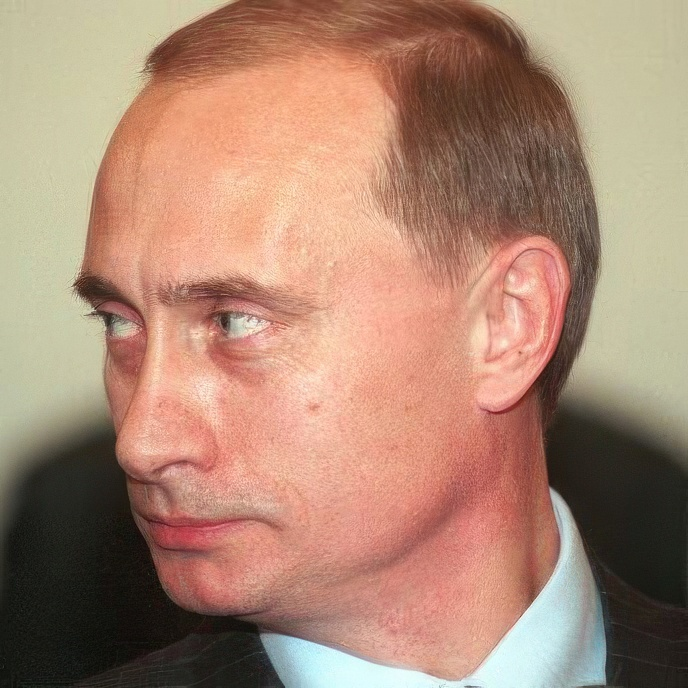
#> input picture data/storage/main/1999_01_11/1999_01_11.jpg, 688 x 688 px
$ python -i utils.py   (imports and definitions only)   (older library calls are emulated)
#> lines starting #> are read from the running program, lines starting #| are printed output that depends on the picture
from __future__ import annotations

import json
import math
import os
import pickle
import re
from collections import defaultdict
from dataclasses import asdict, is_dataclass
from datetime import date, datetime
from hashlib import md5
from pathlib import Path
from typing import Any, Iterable

import cv2
import numpy as np
from PIL import Image, ImageDraw, ImageFilter

from .schemas import PipelineDataset, PoseBucket

SUBJECT_BIRTHDATE = date(1952, 10, 7)
IMAGE_SUFFIXES = {".jpg", ".jpeg", ".png", ".webp", ".bmp", ".tif", ".tiff"}
_FACE_CASCADE = None


# [71 lines left out: functions ensure_dir, load_json, save_json, save_pickle, load_pickle, save_text and 3 more, not called in this run]


def stable_photo_id(path: str | Path) -> str:
    return Path(path).stem


# [60 lines left out: functions parse_date_from_name, subject_age_years_at, detect_face_bbox, fallback_face_bbox, clamp_bbox, expand_bbox, not called in this run]


def crop_image(image_rgb: np.ndarray, bbox: tuple[int, int, int, int]) -> np.ndarray:
    x, y, w, h = bbox
    return image_rgb[y : y + h, x : x + w]


# [13 lines left out: function create_face_mask_rgba, not called in this run]


def image_quality_metrics(image_bgr: np.ndarray, bbox: tuple[int, int, int, int] | None = None) -> dict[str, Any]:
    if bbox is not None:
        x, y, w, h = bbox
        face = image_bgr[y : y + h, x : x + w]
    else:
        face = image_bgr
    gray = cv2.cvtColor(face, cv2.COLOR_BGR2GRAY)
    blur_value = float(cv2.Laplacian(gray, cv2.CV_64F).var())
    median = cv2.medianBlur(gray, 3)
    noise_level = float(np.mean(np.abs(gray.astype(np.float32) - median.astype(np.float32))))
    blockiness = _jpeg_blockiness(gray)
    sharpness = float(np.clip(blur_value / max(_sharpness_denominator(min(gray.shape[:2])), 1e-6), 0.0, 1.0))
    overall_quality = float(np.clip((sharpness * 0.7) + ((1.0 - noise_level / 35.0) * 0.3), 0.0, 1.0))
    is_motion_blurred = bool(_motion_blur_detected(gray))
    is_jpeg_blocky = bool(blockiness > 1.3)
    is_over_smoothed = bool(sharpness > 0.88 and noise_level < 6.5 and not is_motion_blurred)
    return {
        "blur_value": blur_value,
        "noise_level": noise_level,
        "jpeg_blockiness": blockiness,
        "sharpness_score": sharpness,
        "overall_quality": overall_quality,
        "is_motion_blurred": is_motion_blurred,
        "is_jpeg_blocky": is_jpeg_blocky,
        "is_over_smoothed": is_over_smoothed,
    }


# [17 lines that did not run here, left out]


# [31 lines that did not run here, left out]


def build_placeholder_reconstruction(
    image_shape: tuple[int, int, int],
    bbox: tuple[int, int, int, int],
    yaw: float,
    pitch: float,
    roll: float,
) -> dict[str, Any]:
    x, y, w, h = bbox
    gx, gy = 12, 14
    vertices: list[list[float]] = []
    for iy in range(gy):
        fy = (iy / max(gy - 1, 1)) * 2.0 - 1.0
        for ix in range(gx):
            fx = (ix / max(gx - 1, 1)) * 2.0 - 1.0
            depth = 1.0 - 0.42 * (fx * fx + fy * fy)
            depth += 0.05 * math.tanh(yaw / 60.0) * fx
            depth -= 0.04 * math.tanh(pitch / 40.0) * fy
            depth += 0.02 * math.sin(math.radians(roll))
            vertices.append(
                [
                    float(x + ((fx + 1.0) / 2.0) * w),
                    float(y + ((fy + 1.0) / 2.0) * h),
                    float(depth * max(w, h) * 0.12),
                ]
            )

    faces: list[list[int]] = []
    for iy in range(gy - 1):
        for ix in range(gx - 1):
            i0 = iy * gx + ix
            i1 = i0 + 1
            i2 = i0 + gx
            i3 = i2 + 1
            faces.append([i0, i2, i1])
            faces.append([i1, i2, i3])

    vertices_np = np.asarray(vertices, dtype=np.float32)
    face_centroid = vertices_np.mean(axis=0)
    normals = vertices_np - face_centroid
    norm = np.linalg.norm(normals, axis=1, keepdims=True)
    normals = normals / np.clip(norm, 1e-6, None)

    landmarks = {
        "left_eye": [float(x + 0.33 * w), float(y + 0.38 * h)],
        "right_eye": [float(x + 0.67 * w), float(y + 0.38 * h)],
        "nose": [float(x + 0.50 * w), float(y + 0.55 * h)],
        "mouth_left": [float(x + 0.38 * w), float(y + 0.74 * h)],
        "mouth_right": [float(x + 0.62 * w), float(y + 0.74 * h)],
        "chin": [float(x + 0.50 * w), float(y + 0.92 * h)],
        "forehead": [float(x + 0.50 * w), float(y + 0.12 * h)],
        "cheek_left": [float(x + 0.24 * w), float(y + 0.58 * h)],
        "cheek_right": [float(x + 0.76 * w), float(y + 0.58 * h)],
    }

    return {
        "space": "placeholder_canon",
        "image_shape": list(image_shape[:2]),
        "bbox": list(map(int, bbox)),
        "vertices": vertices_np.tolist(),
        "faces": faces,
        "normals": normals.tolist(),
        "landmarks": landmarks,
        "pose": {"yaw": float(yaw), "pitch": float(pitch), "roll": float(roll)},
        "mesh_quality": {
            "vertex_count": int(vertices_np.shape[0]),
            "face_count": int(len(faces)),
        },
    }


def _json_ready(data: Any) -> Any:
    if isinstance(data, dict):
        return {str(k): _json_ready(v) for k, v in data.items()}
    if isinstance(data, list):
        return [_json_ready(v) for v in data]
    if isinstance(data, tuple):
        return [_json_ready(v) for v in data]
    if isinstance(data, np.ndarray):
        return data.tolist()
    if isinstance(data, (np.float32, np.float64)):
        return float(data)
    if isinstance(data, (np.int32, np.int64, np.integer)):
        return int(data)
    if is_dataclass(data):
        return _json_ready(asdict(data))
    if hasattr(data, "model_dump"):
        return _json_ready(data.model_dump())
    if isinstance(data, (datetime, date)):
        return data.isoformat()
    return data


def _sharpness_denominator(min_face_dim: int) -> float:
    dim = max(int(min_face_dim), 64)
    return 400.0 * float(np.clip(dim / 224.0, 0.35, 2.5))


def _motion_blur_detected(gray: np.ndarray) -> bool:
    sobel_x = cv2.Sobel(gray, cv2.CV_64F, 1, 0, ksize=3)
    sobel_y = cv2.Sobel(gray, cv2.CV_64F, 0, 1, ksize=3)
    var_x = max(float(np.var(sobel_x)), 1e-5)
    var_y = max(float(np.var(sobel_y)), 1e-5)
    ratio = max(var_x / var_y, var_y / var_x)
    return ratio > 3.0 and min(var_x, var_y) < 100.0


def _jpeg_blockiness(gray: np.ndarray) -> float:
    if gray.shape[1] <= 16 or gray.shape[0] <= 16:
        return 1.0
    boundary = gray[:, 7::8]
    inside = gray[:, 3::8]
    if boundary.size == 0 or inside.size == 0:
        return 1.0
    min_w = min(boundary.shape[1], inside.shape[1])
    boundary = boundary[:, :min_w]
    inside = inside[:, :min_w]
    return float(np.mean(np.abs(boundary.astype(np.float32) - inside.astype(np.float32)))) / 10.0 + 1.0


# [13 lines left out: functions md5_file, save_face_mask_png, not called in this run]


def load_rgba_png(path: str | Path) -> np.ndarray:
    return np.asarray(Image.open(path).convert("RGBA"))


# [7 lines that did not run here, left out]

>>> import cv2
>>> picture = cv2.imread('../../data/storage/main/1999_01_11/1999_01_11.jpg')
#> picture is the input picture: shape (688, 688, 3); mean B, G, R 115, 135.2, 171.3
>>> result = image_quality_metrics(picture)
#> in image_quality_metrics, `gray = cv2.cvtColor(face, cv2.COLOR_BGR2GRAY)`:
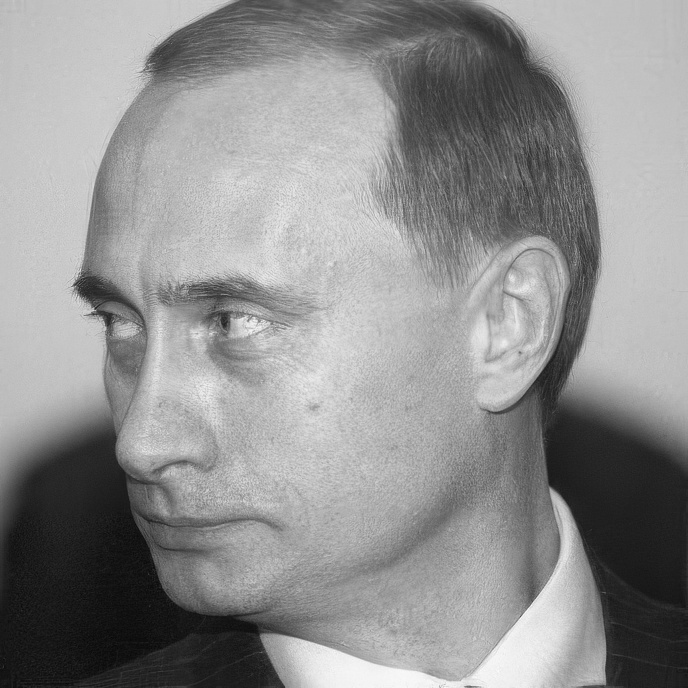
#> gray: shape (688, 688); min 5, max 253, mean 143.7
#> in image_quality_metrics, `blur_value = float(cv2.Laplacian(gray, cv2.CV_64F).var())`: blur_value = 602.9
#> in image_quality_metrics, `noise_level = float(np.mean(np.abs(gray.astype(np.float32) - median.as..`: noise_level = 3.69
#> in _jpeg_blockiness, `boundary = gray[:, 7::8]`:
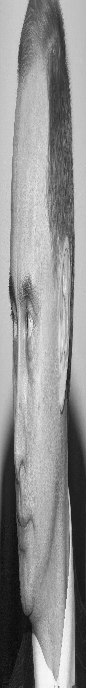
#> boundary: shape (688, 86); min 5, max 248, mean 143.7
#> in _jpeg_blockiness, `inside = gray[:, 3::8]`:
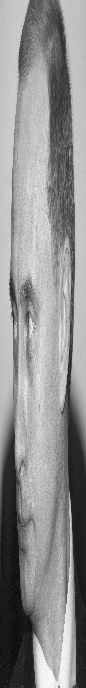
#> inside: shape (688, 86); min 7, max 253, mean 143.6
#> in image_quality_metrics, `blockiness = _jpeg_blockiness(gray)`: blockiness = 1.91
#> in image_quality_metrics, `sharpness = float(np.clip(blur_value / max(_sharpness_denominator(min(..`: sharpness = 0.603
#> in image_quality_metrics, `overall_quality = float(np.clip((sharpness * 0.7) + ((1.0 - noise_leve..`: overall_quality = 0.69
#> in _motion_blur_detected, `sobel_x = cv2.Sobel(gray, cv2.CV_64F, 1, 0, ksize=3)`:
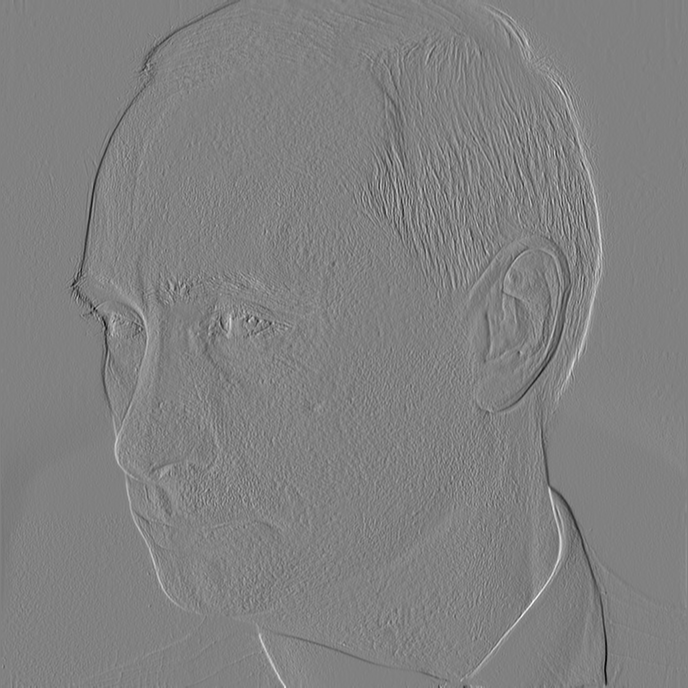
#> sobel_x: shape (688, 688) float64; min -493, max 480, mean -0.1; drawn with min black and max white
#> in _motion_blur_detected, `sobel_y = cv2.Sobel(gray, cv2.CV_64F, 0, 1, ksize=3)`:
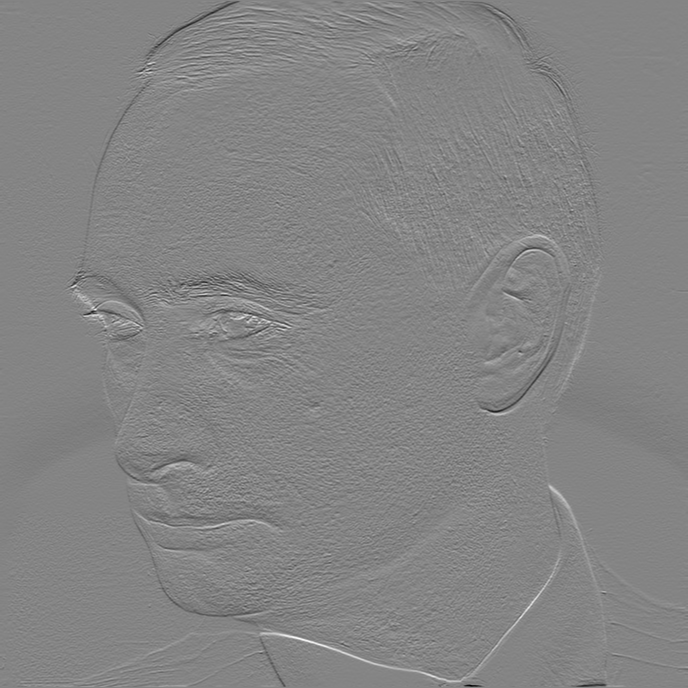
#> sobel_y: shape (688, 688) float64; min -504, max 465, mean -0.5; drawn with min black and max white
#> in _motion_blur_detected, `var_x = max(float(np.var(sobel_x)), 1e-5)`: var_x = 1556.9
#> in _motion_blur_detected, `var_y = max(float(np.var(sobel_y)), 1e-5)`: var_y = 1180.7
#> in _motion_blur_detected, `ratio = max(var_x / var_y, var_y / var_x)`: ratio = 1.32
#> in image_quality_metrics, `is_motion_blurred = bool(_motion_blur_detected(gray))`: is_motion_blurred = False
#> in image_quality_metrics, `is_jpeg_blocky = bool(blockiness > 1.3)`: is_jpeg_blocky = True
#> in image_quality_metrics, `is_over_smoothed = bool(sharpness > 0.88 and noise_level < 6.5 and not..`: is_over_smoothed = False
#> result = {'blur_value': 602.9, 'noise_level': 3.69, 'jpeg_blockiness': 1.91, 'sharpness_score': 0.603, 'overall_quality': 0.69, 'is_motion_blurred': False, 'is_jpeg_blocky': True, 'is_over_smoothed': False}

$ run again, on data/storage/main/1999_08_12 (2)/1999_08_12 (2).jpg
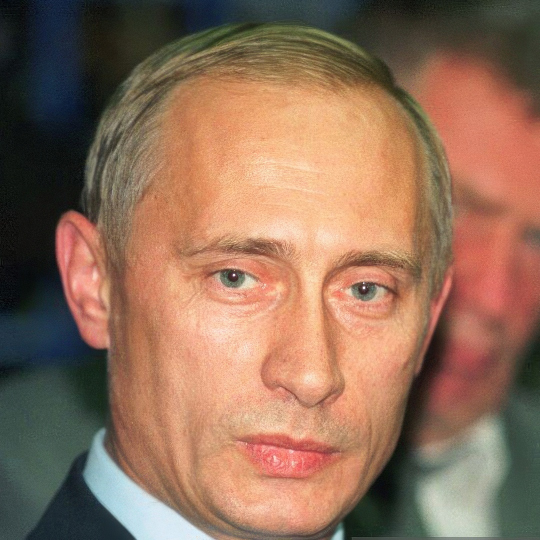
#> input picture data/storage/main/1999_08_12 (2)/1999_08_12 (2).jpg, 1080 x 1080 px (shown at 1/2 size)
#> picture is the input picture: shape (1080, 1080, 3); mean B, G, R 89.2, 110.7, 144.8
#> blur_value = 551.4
#> noise_level = 3.99
#> in _jpeg_blockiness, `inside = gray[:, 3::8]`:
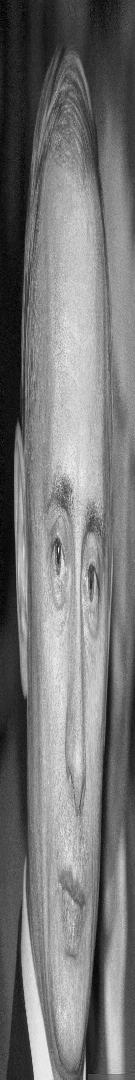
#> inside: shape (1080, 135); min 0, max 247, mean 118.4
#> blockiness = 1.92
#> sharpness = 0.551
#> overall_quality = 0.652
#> in _motion_blur_detected, `sobel_x = cv2.Sobel(gray, cv2.CV_64F, 1, 0, ksize=3)`:
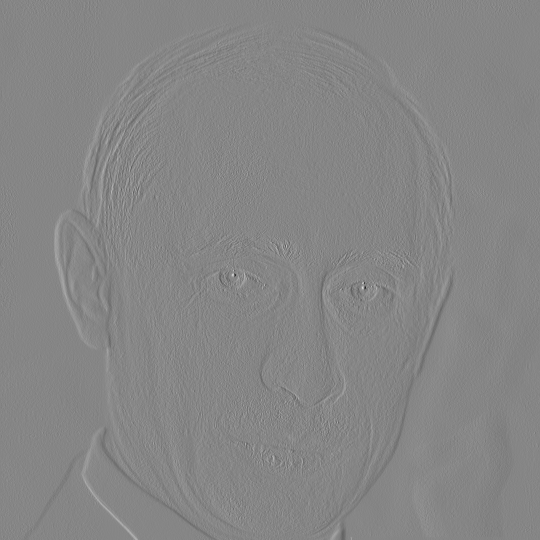
#> sobel_x: shape (1080, 1080) float64 (shown at 1/2 size); min -655, max 592, mean 0.4; drawn with min black and max white
#> var_x = 983
#> var_y = 1121.5
#> ratio = 1.14
#> is_motion_blurred = False
#> is_jpeg_blocky = True
#> is_over_smoothed = False
#> result = {'blur_value': 551.4, 'noise_level': 3.99, 'jpeg_blockiness': 1.92, 'sharpness_score': 0.551, 'overall_quality': 0.652, 'is_motion_blurred': False, 'is_jpeg_blocky': True, 'is_over_smoothed': False}

$ run again, on data/storage/main/1999_08_12 (2)/face_crop.jpg
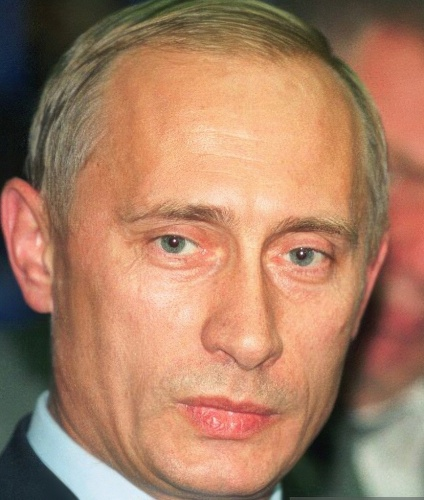
#> input picture data/storage/main/1999_08_12 (2)/face_crop.jpg, 424 x 500 px
#> picture is the input picture: shape (500, 424, 3); mean B, G, R 99.5, 125.8, 168.4
#> in image_quality_metrics, `gray = cv2.cvtColor(face, cv2.COLOR_BGR2GRAY)`:
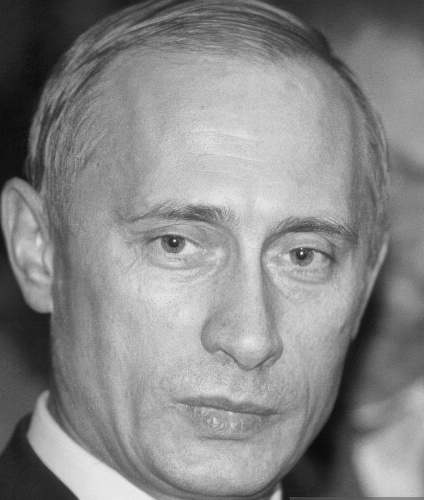
#> gray: shape (500, 424); min 8, max 249, mean 135.6
#> blur_value = 281.1
#> noise_level = 2.53
#> blockiness = 2.02
#> sharpness = 0.371
#> overall_quality = 0.538
#> in _motion_blur_detected, `sobel_y = cv2.Sobel(gray, cv2.CV_64F, 0, 1, ksize=3)`:
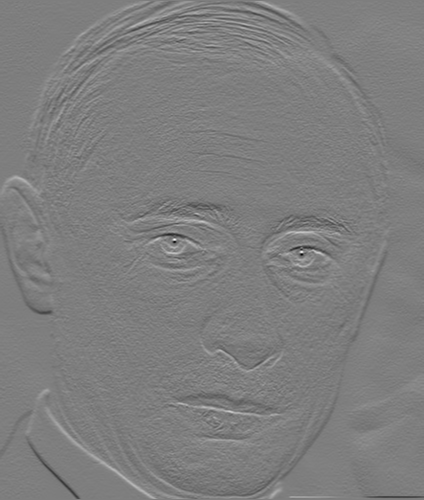
#> sobel_y: shape (500, 424) float64; min -572, max 582, mean 1; drawn with min black and max white
#> var_x = 1405.1
#> var_y = 1360.6
#> ratio = 1.03
#> is_motion_blurred = False
#> is_jpeg_blocky = True
#> is_over_smoothed = False
#> result = {'blur_value': 281.1, 'noise_level': 2.53, 'jpeg_blockiness': 2.02, 'sharpness_score': 0.371, 'overall_quality': 0.538, 'is_motion_blurred': False, 'is_jpeg_blocky': True, 'is_over_smoothed': False}

$ run again, on data/storage/main/1999_08_16(2)/1999_08_16(2).jpg
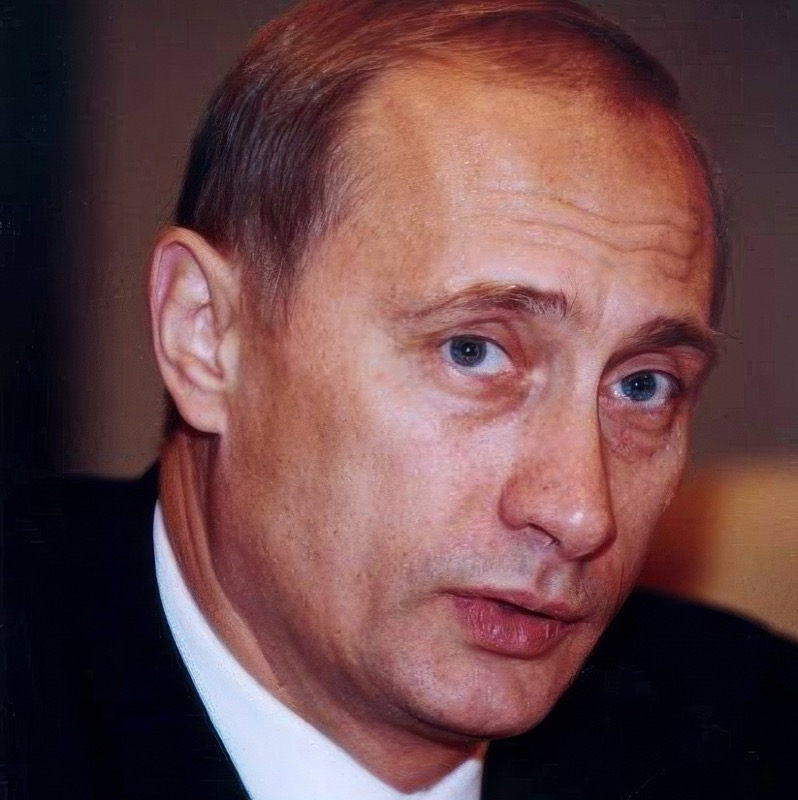
#> input picture data/storage/main/1999_08_16(2)/1999_08_16(2).jpg, 798 x 800 px
#> picture is the input picture: shape (800, 798, 3); mean B, G, R 72.5, 70.7, 105.8
#> blur_value = 115.7
#> noise_level = 1.41
#> in _jpeg_blockiness, `inside = inside[:, :min_w]`:
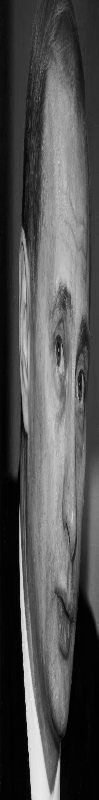
#> inside: shape (800, 99); min 0, max 242, mean 81.6
#> blockiness = 1.63
#> sharpness = 0.116
#> overall_quality = 0.369
#> in _motion_blur_detected, `sobel_y = cv2.Sobel(gray, cv2.CV_64F, 0, 1, ksize=3)`:
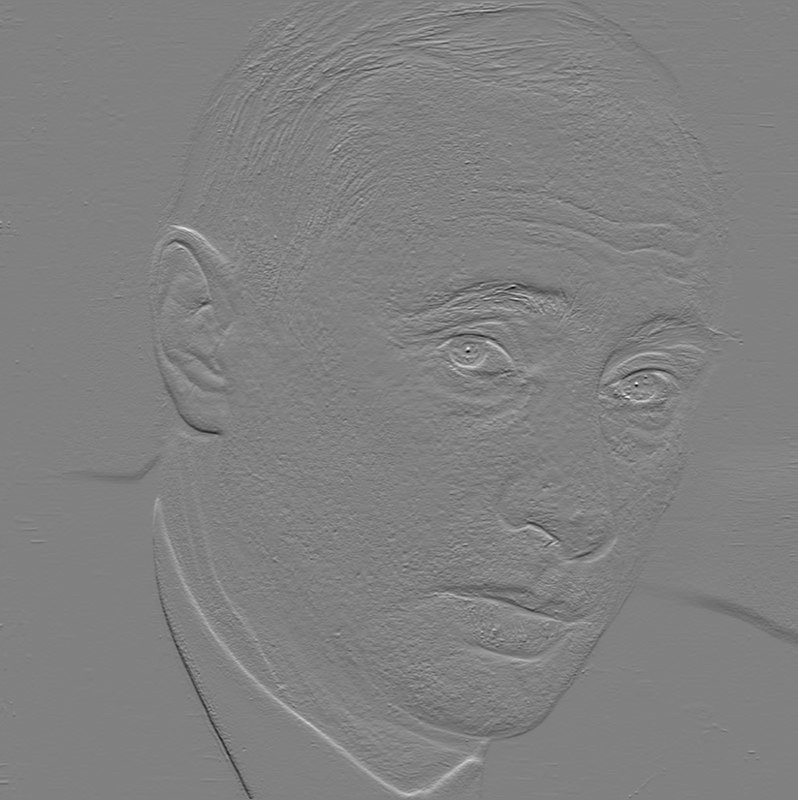
#> sobel_y: shape (800, 798) float64; min -438, max 428, mean 0.2; drawn with min black and max white
#> var_x = 894.4
#> var_y = 711
#> ratio = 1.26
#> is_motion_blurred = False
#> is_jpeg_blocky = True
#> is_over_smoothed = False
#> result = {'blur_value': 115.7, 'noise_level': 1.41, 'jpeg_blockiness': 1.63, 'sharpness_score': 0.116, 'overall_quality': 0.369, 'is_motion_blurred': False, 'is_jpeg_blocky': True, 'is_over_smoothed': False}
